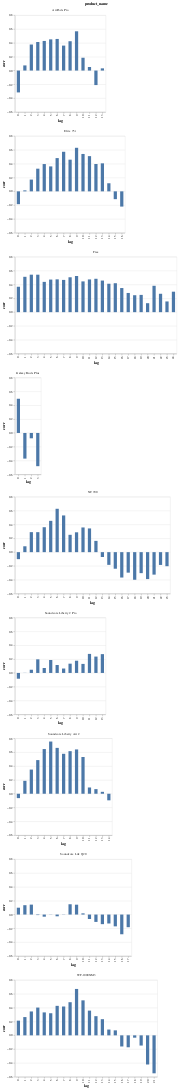

Notebook source saved alongside this figure:
### Markdown cell above
A good correlation can be found for more expensive products after shifting Google Trend data by 6 to 9 weeks

### Code cell
alt.Chart(df_corr_review_count).mark_bar(size=10).encode(
    x=alt.X('lag:O'),
    y=alt.Y('corr:Q'),
    facet=alt.Facet(
        'product_name',
        columns=1,
        sort=['price']
    )
).resolve_scale(x='independent')

### Figure 1 — Vega-Lite specification as saved in the notebook (floating-point values rounded to 4 significant figures; data arrays with more than 128 entries replaced by an {"elided": "..."} marker saying what was removed)
{"config": {"view": {"continuousWidth": 400, "continuousHeight": 300}}, "data": {"name": "data-ed1f73a00db1cea159f2ff2aa4b31312"}, "mark": {"type": "bar", "size": 10}, "encoding": {"facet": {"type": "nominal", "columns": 1, "field": "product_name", "sort": ["price"]}, "x": {"type": "ordinal", "field": "lag"}, "y": {"type": "quantitative", "field": "corr"}}, "resolve": {"scale": {"x": "independent"}}, "$schema": "https://vega.github.io/schema/vega-lite/v4.8.1.json", "datasets": {"data-ed1f73a00db1cea159f2ff2aa4b31312": {"elided": "153 records"}}}
